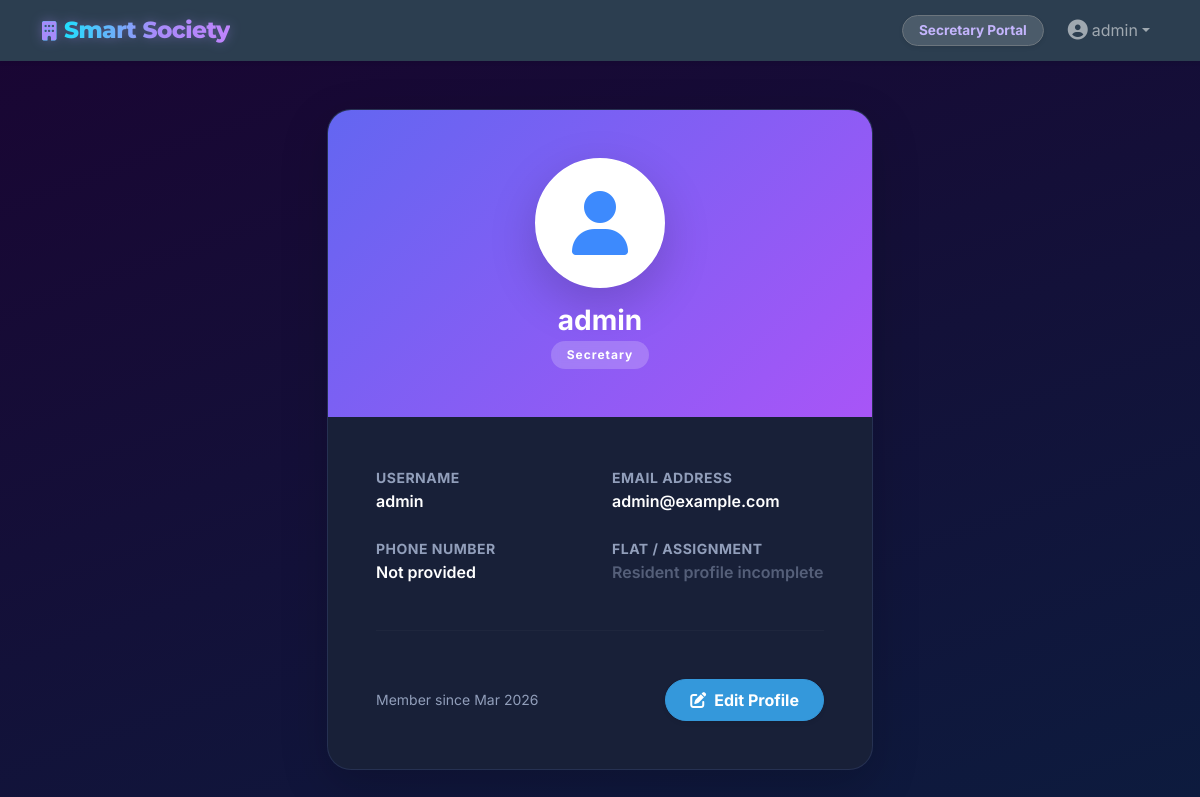
Page /profile/ (signed in) on the committed database.
### accounts/models.py (models this page shows, shortened)
class CustomUser(AbstractUser):
    role = models.CharField(max_length=15, choices=Role.choices, default=Role.RESIDENT)
    phone = models.CharField(max_length=15, blank=True, null=True)
    profile_photo = models.ImageField(upload_to='profile_photos/', blank=True, null=True)
    is_on_duty = models.BooleanField(default=False, help_text="Designates whether this staff member is currently working.")
    flat = models.ForeignKey('core.Flat', on_delete=models.SET_NULL, null=True, blank=True, related_name='residents')

### accounts/views.py (the view)
# urls.py: path('profile/', views.profile_view, name='profile'),
@login_required
def profile_view(request):
    return render(request, 'accounts/profile.html')

### templates/accounts/profile.html (shortened to what this page needs)
{% extends 'base.html' %}
{% block content %}
<div class="row justify-content-center mt-4">
    <div class="col-md-7 col-lg-6">
        <div class="card border-0 shadow-lg overflow-hidden" style="border-radius:24px; background:#182038;">
            <div class="p-5 text-center position-relative" style="background: linear-gradient(135deg, #6366f1 0%, #a855f7 100%);">
                <div class="position-relative">
                    {% if user.profile_photo %}
                        <img src="{{ user.profile_photo.url }}" alt="Profile Photo"
                             class="rounded-circle border border-4 border-white shadow-lg mb-3"
                             style="width: 130px; height: 130px; object-fit: cover;">
                    {% else %}
                        <div class="rounded-circle bg-white d-inline-flex align-items-center justify-content-center border border-4 border-white shadow-lg mb-3"
                             style="width: 130px; height: 130px;">
                            <i class="fa-solid fa-user fa-4x text-primary" style="opacity: 0.8;"></i>
                        </div>
                    {% endif %}
                    <h3 class="text-white fw-bold mb-1">{{ user.get_full_name|default:user.username }}</h3>
                    <span class="badge rounded-pill px-3 py-2" style="background: rgba(255,255,255,0.2); backdrop-filter: blur(4px); font-size: 0.75rem; letter-spacing: 1px; text-uppercase: true;">
                        {{ user.get_role_display }}
                    </span>
                </div>
            </div>
            <div class="card-body p-4 p-md-5">
                <div class="row g-4">
                    <div class="col-sm-6">
                        <label class="text-muted small text-uppercase fw-bold mb-1" style="letter-spacing: 0.5px;">Username</label>
                        <p class="h6 fw-semibold text-white mb-0">{{ user.username }}</p>
                    </div>
                    <div class="col-sm-6">
                        <label class="text-muted small text-uppercase fw-bold mb-1" style="letter-spacing: 0.5px;">Email Address</label>
                        <p class="h6 fw-semibold text-white mb-0">{{ user.email|default:"Not provided" }}</p>
                    </div>
                    <div class="col-sm-6">
                        <label class="text-muted small text-uppercase fw-bold mb-1" style="letter-spacing: 0.5px;">Phone Number</label>
                        <p class="h6 fw-semibold text-white mb-0">{{ user.phone|default:"Not provided" }}</p>
                    </div>
                    <div class="col-sm-6">
                        <label class="text-muted small text-uppercase fw-bold mb-1" style="letter-spacing: 0.5px;">Flat / Assignment</label>
                        <p class="h6 fw-semibold text-white mb-0">
                            {% if user.flat %}
                                {{ user.flat }}
                            {% else %}
                                <span class="text-muted italic opacity-50">Resident profile incomplete</span>
                            {% endif %}
                        </p>
                    </div>
                </div>
                <hr class="my-5" style="border-color: rgba(255,255,255,0.1);">
                <div class="d-flex justify-content-between align-items-center">
                    <div class="text-muted small">
                        Member since {{ user.date_joined|date:"M Y" }}
                    </div>
                    <a href="{% url 'profile_edit' %}" class="btn btn-primary px-4 py-2 rounded-pill fw-bold shadow-sm">
                        <i class="fa-solid fa-pen-to-square me-2"></i>Edit Profile
                    </a>
                </div>
            </div>
        </div>
    </div>
</div>
{% endblock %}

### templates/base.html (shortened to what this page needs)
{% load static %}
<!DOCTYPE html>
<html lang="en">
<head>
    <link href="https://cdn.jsdelivr.net/npm/bootstrap@5.3.0/dist/css/bootstrap.min.css" rel="stylesheet">
    <link href="{% static 'css/style.css' %}?v=10" rel="stylesheet">
    <link rel="stylesheet" href="https://cdnjs.cloudflare.com/ajax/libs/font-awesome/6.4.0/css/all.min.css">
</head>
<body class="d-flex flex-column min-vh-100">
    <nav class="navbar navbar-expand-lg navbar-dark bg-primary sticky-top shadow-sm">
        <div class="container d-flex justify-content-between align-items-center">
            <a class="navbar-brand brand-logo" href="/"><i class="fa-solid fa-building me-2" style="font-size:1.2rem; -webkit-text-fill-color: #a78bfa;"></i>Smart Society</a>
            <div class="collapse navbar-collapse" id="navbarNav">
                <ul class="navbar-nav ms-auto align-items-center">
                    {% if user.is_authenticated %}
                        <li class="nav-item me-3">
                            <span class="badge bg-light text-primary rounded-pill py-2 px-3 shadow-sm border border-secondary" style="font-size: 0.85rem;">
                                {{ user.get_role_display }} Portal
                            </span>
                        </li>
                        <li class="nav-item dropdown">
                            <a class="nav-link dropdown-toggle d-flex align-items-center" href="#" id="navbarDropdown" role="button" data-bs-toggle="dropdown" aria-expanded="false">
                                {% if user.profile_photo %}
                                    <img src="{{ user.profile_photo.url }}" alt="Profile" class="rounded-circle me-2" style="width: 30px; height: 30px; object-fit: cover;">
                                {% else %}
                                    <i class="fa-solid fa-user-circle me-1 fs-5"></i>
                                {% endif %}
                                {{ user.username }}
                            </a>
                        </li>
                    {% else %}
                        <li class="nav-item">
                            <a class="nav-link" href="{% url 'landing' %}">Login / Sign Up</a>
                        </li>
                    {% endif %}
                </ul>
            </div>
        </div>
    </nav>
    <div class="container my-4 flex-grow-1">
        {% block content %}
        {% endblock %}
    </div>
</body>
</html>

### static/css/style.css (style rules this page uses)
body { font-family: 'Inter', sans-serif; background: linear-gradient(160deg, #1a0533 0%, #0d1b3e 100%) !important; background-attachment: fixed !important; min-height: 100vh; color: #e8eaf0; }
.bg-primary { background-color: #2c3e50 !important; }
.brand-logo { font-family: 'Montserrat', sans-serif; font-weight: 800; font-size: 1.45rem; letter-spacing: -0.5px; background: linear-gradient(90deg, #00f2fe 0%, #a78bfa 60%, #c084fc 100%); -webkit-background-clip: text; -webkit-text-fill-color: transparent; background-clip: text; filter: drop-shadow(0 0 6px rgba(167,139,250,0.4)); }
.card { border: none; border-radius: 10px; background: #182038; box-shadow: 0 4px 24px rgba(0, 0, 0, 0.5); transition: transform 0.2s; color: #e8eaf0; }
.btn-primary { background-color: #3498db; border-color: #3498db; }
.text-muted { color: rgba(185, 200, 230, 0.75) !important; }
h1, h2, h3, h4, h5, h6 { color: #e8eaf0; }
p, span, small, li, td, th, label { color: #cdd6e8; }
.card { background: #182038 !important; border: 1px solid rgba(100, 130, 200, 0.18) !important; }
.badge.bg-light { background: rgba(255,255,255,0.15) !important; color: #c4b5fd !important; }

### rows in the picture
CustomUser: role "Secretary", username "admin", get_full_name "admin", email "admin@example.com", phone "Not provided", date_joined "Mar 2026"
